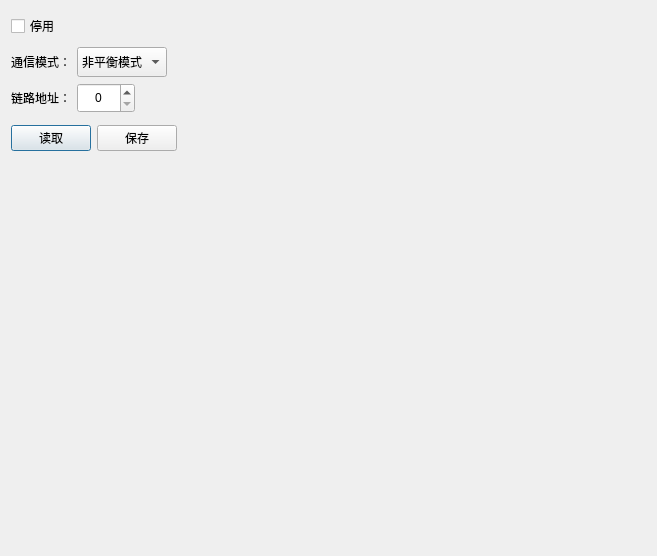
<?xml version="1.0" encoding="UTF-8"?>
<ui version="4.0">
 <class>dtuLineLossDialog</class>
 <widget class="QDialog" name="dtuLineLossDialog">
  <property name="geometry">
   <rect>
    <x>0</x>
    <y>0</y>
    <width>657</width>
    <height>556</height>
   </rect>
  </property>
  <property name="windowTitle">
   <string>Dialog</string>
  </property>
  <layout class="QGridLayout" name="gridLayout">
   <item row="0" column="0">
    <widget class="QCheckBox" name="checkBox">
     <property name="minimumSize">
      <size>
       <width>0</width>
       <height>30</height>
      </size>
     </property>
     <property name="text">
      <string>停用</string>
     </property>
    </widget>
   </item>
   <item row="0" column="2" colspan="3">
    <spacer name="horizontalSpacer">
     <property name="orientation">
      <enum>Qt::Horizontal</enum>
     </property>
     <property name="sizeHint" stdset="0">
      <size>
       <width>513</width>
       <height>20</height>
      </size>
     </property>
    </spacer>
   </item>
   <item row="1" column="0">
    <widget class="QLabel" name="lab1">
     <property name="text">
      <string>通信模式：</string>
     </property>
    </widget>
   </item>
   <item row="1" column="1" colspan="3">
    <widget class="QComboBox" name="comMode">
     <property name="minimumSize">
      <size>
       <width>0</width>
       <height>30</height>
      </size>
     </property>
     <item>
      <property name="text">
       <string>非平衡模式</string>
      </property>
     </item>
     <item>
      <property name="text">
       <string>平衡模式</string>
      </property>
     </item>
    </widget>
   </item>
   <item row="1" column="4">
    <spacer name="horizontalSpacer_2">
     <property name="orientation">
      <enum>Qt::Horizontal</enum>
     </property>
     <property name="sizeHint" stdset="0">
      <size>
       <width>438</width>
       <height>20</height>
      </size>
     </property>
    </spacer>
   </item>
   <item row="2" column="0">
    <widget class="QLabel" name="label_2">
     <property name="text">
      <string>链路地址：</string>
     </property>
    </widget>
   </item>
   <item row="2" column="1" colspan="2">
    <widget class="QSpinBox" name="spinADDR">
     <property name="minimumSize">
      <size>
       <width>0</width>
       <height>30</height>
      </size>
     </property>
     <property name="alignment">
      <set>Qt::AlignCenter</set>
     </property>
     <property name="maximum">
      <number>256</number>
     </property>
    </widget>
   </item>
   <item row="2" column="3" colspan="2">
    <spacer name="horizontalSpacer_3">
     <property name="orientation">
      <enum>Qt::Horizontal</enum>
     </property>
     <property name="sizeHint" stdset="0">
      <size>
       <width>475</width>
       <height>20</height>
      </size>
     </property>
    </spacer>
   </item>
   <item row="3" column="0" colspan="4">
    <widget class="SerialDialog" name="widgetSerial" native="true"/>
   </item>
   <item row="3" column="4">
    <widget class="ProtoDialog" name="widgetProto" native="true"/>
   </item>
   <item row="4" column="0" colspan="5">
    <layout class="QHBoxLayout" name="horizontalLayout">
     <item>
      <widget class="QPushButton" name="btnRead">
       <property name="text">
        <string>读取</string>
       </property>
      </widget>
     </item>
     <item>
      <widget class="QPushButton" name="btnSave">
       <property name="text">
        <string>保存</string>
       </property>
      </widget>
     </item>
     <item>
      <spacer name="horizontalSpacer_4">
       <property name="orientation">
        <enum>Qt::Horizontal</enum>
       </property>
       <property name="sizeHint" stdset="0">
        <size>
         <width>408</width>
         <height>20</height>
        </size>
       </property>
      </spacer>
     </item>
    </layout>
   </item>
   <item row="5" column="1">
    <spacer name="verticalSpacer">
     <property name="orientation">
      <enum>Qt::Vertical</enum>
     </property>
     <property name="sizeHint" stdset="0">
      <size>
       <width>20</width>
       <height>321</height>
      </size>
     </property>
    </spacer>
   </item>
   <item row="5" column="4">
    <spacer name="verticalSpacer_2">
     <property name="orientation">
      <enum>Qt::Vertical</enum>
     </property>
     <property name="sizeHint" stdset="0">
      <size>
       <width>20</width>
       <height>321</height>
      </size>
     </property>
    </spacer>
   </item>
  </layout>
 </widget>
 <customwidgets>
  <customwidget>
   <class>SerialDialog</class>
   <extends>QWidget</extends>
   <header location="global">serialdialog.h</header>
   <container>1</container>
  </customwidget>
  <customwidget>
   <class>ProtoDialog</class>
   <extends>QWidget</extends>
   <header location="global">protodialog.h</header>
   <container>1</container>
  </customwidget>
 </customwidgets>
 <resources/>
 <connections>
  <connection>
   <sender>btnRead</sender>
   <signal>clicked()</signal>
   <receiver>dtuLineLossDialog</receiver>
   <slot>read()</slot>
   <hints>
    <hint type="sourcelabel">
     <x>58</x>
     <y>153</y>
    </hint>
    <hint type="destinationlabel">
     <x>328</x>
     <y>277</y>
    </hint>
   </hints>
  </connection>
  <connection>
   <sender>btnSave</sender>
   <signal>clicked()</signal>
   <receiver>dtuLineLossDialog</receiver>
   <slot>save()</slot>
   <hints>
    <hint type="sourcelabel">
     <x>158</x>
     <y>153</y>
    </hint>
    <hint type="destinationlabel">
     <x>328</x>
     <y>277</y>
    </hint>
   </hints>
  </connection>
 </connections>
 <slots>
  <slot>read()</slot>
  <slot>save()</slot>
 </slots>
</ui>
